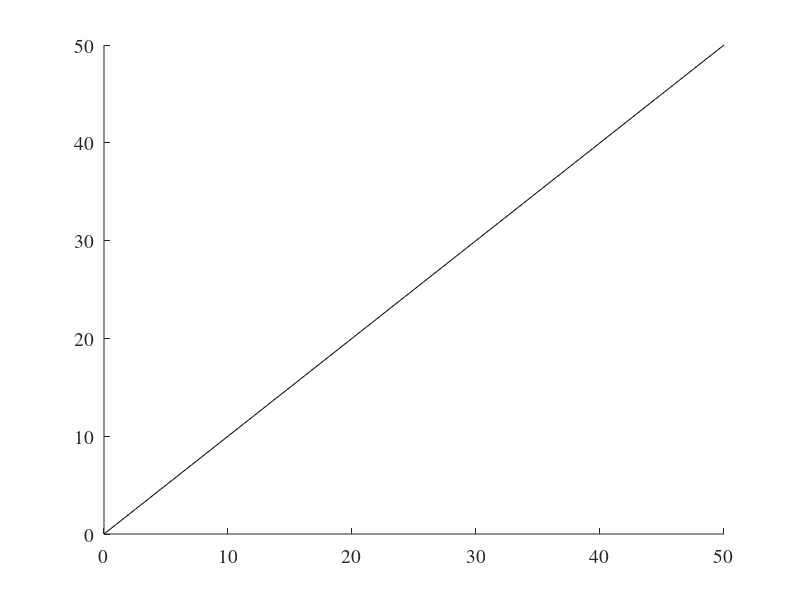

This chart was generated by the following MATLAB code: (Note: this script raises an error after producing the figure.)
% IR thermographic temperature measurement on a spare AlN window using a
% heat gun and thermocouple for comparison
clear all 
close all

figureName{1} = 'Step_3_AlN_Emissivity_90deg';
figureName{2} = 'Step_3_AlN_Emissivity_12deg';
figureName{3} = 'Step_3_AlN_Emissivity_TwoAngles';

% 90 deg viewing angle:
% =========================================================================
tc_90deg = [27,32,33  ,35  ,36   ,38  ,39  ,41  ,43  ,46  ,48  ];
ir_90deg = [28,33,34.1,36.4,36.2 ,39.1,39.6,42.3,43.6,47.1,48.6];
em_90deg = 0.9;

fontSize1 = 14;
fontSize2 = 14; 

figure('color','w')
hold on
x = linspace(0,50);
set(gca,'FontName','times','Fontsize',fontSize1)
plot(x,x,'k')
plot(tc_90deg,ir_90deg,'rsq','MarkerSize',10)
ylim([0,50])
ylabel('IR [C]','Interpreter','latex','fontsize',fontSize2)
xlim([0,50])
xlabel('Thermocouple [C]','Interpreter','latex','fontsize',fontSize2)
box on
grid on
title('AlN window, $\epsilon$ = 0.9','interpreter','latex','fontsize',fontSize2)
set(gcf,'position',[241.0000  313.0000  370.0000  312.6667])

% Save figure:
% =========================================================================
saveas(gcf,figureName{1},'tiffn')

% 12 deg viewing angle:
% =========================================================================
tc_12deg = [60 59 56.4 55.7 55.2 54.1 52.5 50.3 47.6 46.6 44.7 43.0 41.9 40.8 39.6 36.0 33.6 32.7 32.1 31.0 29.9 29.6 28.3 27.0 26.1];
ir_12deg = [61 59 57.4 56.2 55.4 54.2 52.8 50.5 47.6 46.8 45.1 43.4 42.1 41.1 39.8 36.4 33.3 32.5 31.8 30.5 29.4 29.0 27.5 26.3 25.1];
em_12deg = 0.55;

figure('color','w')
hold on
x = linspace(0,70);
set(gca,'FontName','times','Fontsize',fontSize1)
plot(x,x,'k')
plot(tc_12deg,ir_12deg,'rsq','MarkerSize',10)
ylim([0,70])
ylabel('IR [C]','Interpreter','latex','fontsize',fontSize2)
xlim([0,70])
xlabel('Thermocouple [C]','Interpreter','latex','fontsize',fontSize2)
box on
grid on
title('AlN window, $\epsilon$ = 0.55','interpreter','latex','fontsize',fontSize2)
set(gcf,'position',[241.0000  313.0000  370.0000  312.6667])

% Save figure:
% =========================================================================
saveas(gcf,figureName{2},'tiffn')

% Both 90 and 12 deg viewing angle:
% =========================================================================
fontSizeAxes = 11;
fontSizeLeg = 12;

figure('color','w')
hold on
x = linspace(0,70);
set(gca,'FontName','times','Fontsize',fontSizeAxes)
plot(x,x,'k')
hem(2) = plot(tc_12deg,ir_12deg,'rsq','MarkerSize',10,'MarkerFaceColor','r');
legendText{2} = '$\epsilon$ = 0.55 at 12$^\circ$';
hem(1) = plot(tc_90deg,ir_90deg,'ko' ,'MarkerSize',10,'MarkerFaceColor','k')
legendText{1} = '$\epsilon$ = 0.9 at 90$^\circ$';
ylim([0,70])
ylabel('IR [C]','Interpreter','latex','fontsize',fontSize2)
xlim([0,70])
xlabel('Thermocouple [C]','Interpreter','latex','fontsize',fontSize2)
box on
grid on
title('AlN window','interpreter','latex','fontsize',fontSize2)
hLeg = legend(hem,legendText,'interpreter','latex','fontsize',fontSizeLeg);
hLeg.Location = 'southeast';
hLeg.FontSize = fontSizeLeg;
set(gcf,'position',[241.0000  313.0000  370.0000  312.6667])

% Save figure:
% =========================================================================
saveas(gcf,figureName{3},'tiffn')
